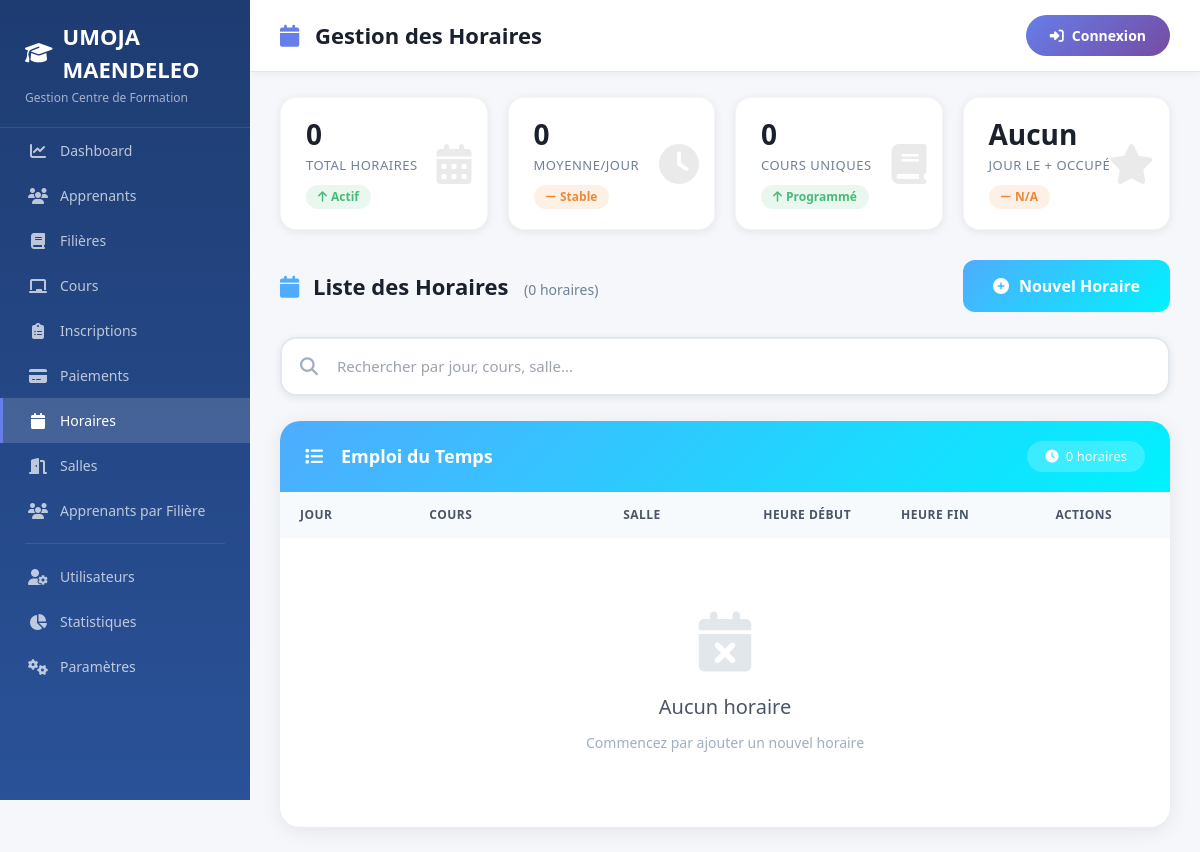
The app's page /pages/horaires.php, older data.
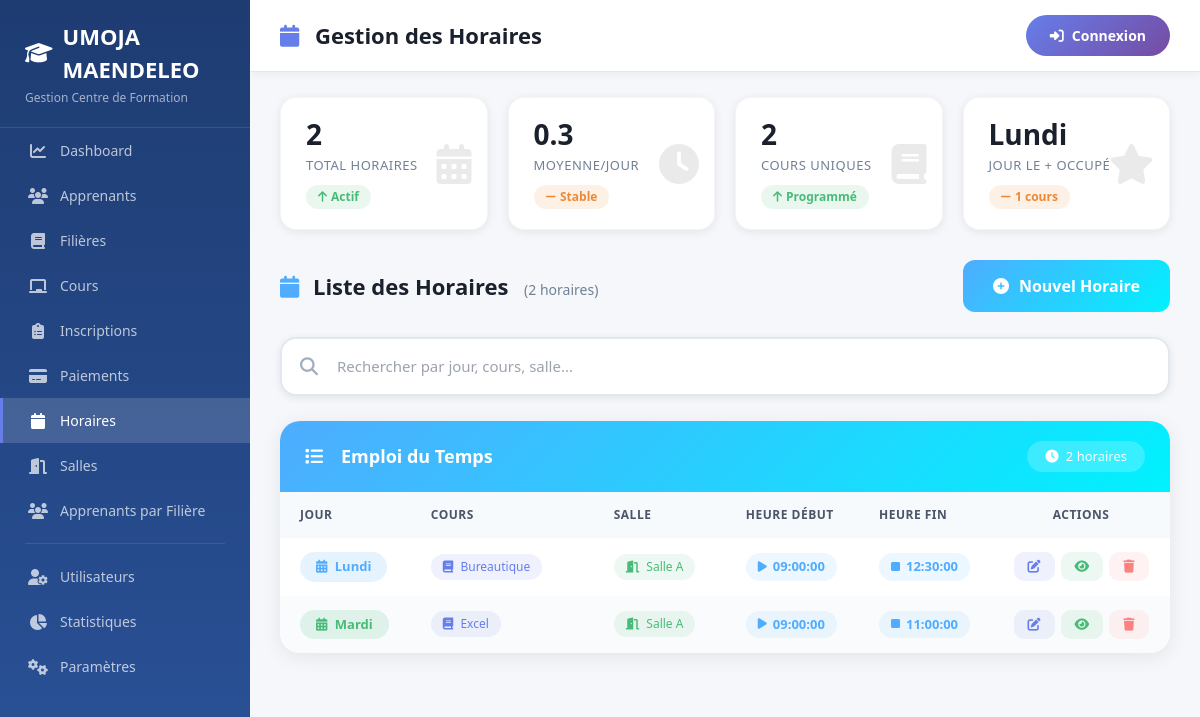
The same page, newer data.
### tables this page shows
CREATE TABLE `horaire` (
  `id_horaire` int(11) NOT NULL,
  `jour` varchar(20) NOT NULL,
  `heure_debut` time NOT NULL,
  `heure_fin` time NOT NULL,
  `id_salle` int(11) DEFAULT NULL,
  `id_cours` int(11) DEFAULT NULL
);

CREATE TABLE `cours` (
  `id_cours` int(11) NOT NULL,
  `nom` varchar(100) NOT NULL,
  `description` text DEFAULT NULL,
  `id_filiere` int(11) DEFAULT NULL
);

CREATE TABLE `salle` (
  `id_salle` int(11) NOT NULL,
  `nom` varchar(100) NOT NULL,
  `capacite` int(11) DEFAULT NULL
);

### classes/Horaire.php (called while the page is built, shortened)
<?php
class Horaire {
    private $conn;
    private $table = 'horaire';
    public function __construct($db) {
        $this->conn = $db;
    }
    public function getAll() {
        $query = "SELECT h.*, s.nom as salle_nom, c.nom as cours_nom
                  FROM " . $this->table . " h
                  LEFT JOIN salle s ON h.id_salle = s.id_salle
                  LEFT JOIN cours c ON h.id_cours = c.id_cours
                  ORDER BY h.jour ASC, h.heure_debut ASC";
        $stmt = $this->conn->prepare($query);
        $stmt->execute();
        return $stmt->fetchAll(PDO::FETCH_ASSOC);
    }
}

### pages/horaires.php (the view, shortened to what the changed rows need)
<?php
require_once __DIR__ . '/../classes/Horaire.php';
$database = new Database();
$db = $database->connect();
$horaire = new Horaire($db);
$horaires = $horaire->getAll();
include __DIR__ . '/../includes/header.php';
?>
<div class="page-wrapper">
    <div class="content-wrapper">
        <?php
        $total = count($horaires);
        $jours_stats = array_count_values(array_column($horaires, 'jour'));
        $jour_plus_occupe = !empty($jours_stats) ? array_keys($jours_stats, max($jours_stats))[0] : 'Aucun';
        $total_cours_unique = count(array_unique(array_column($horaires, 'id_cours')));
        ?>
        <div class="stats-grid">
            <div class="stat-card">
                <i class="fas fa-calendar-alt stat-icon"></i>
                <div class="stat-number"><?php echo $total; ?></div>
                <div class="stat-label">Total Horaires</div>
                <span class="stat-change up"><i class="fas fa-arrow-up"></i> Actif</span>
            </div>
            <div class="stat-card">
                <i class="fas fa-clock stat-icon"></i>
                <div class="stat-number"><?php echo $total > 0 ? round($total / 7, 1) : 0; ?></div>
                <div class="stat-label">Moyenne/Jour</div>
                <span class="stat-change neutral"><i class="fas fa-minus"></i> Stable</span>
            </div>
            <div class="stat-card">
                <i class="fas fa-book stat-icon"></i>
                <div class="stat-number"><?php echo $total_cours_unique; ?></div>
                <div class="stat-label">Cours Uniques</div>
                <span class="stat-change up"><i class="fas fa-arrow-up"></i> Programmé</span>
            </div>
            <div class="stat-card">
                <i class="fas fa-star stat-icon"></i>
                <div class="stat-number"><?php echo $jour_plus_occupe; ?></div>
                <div class="stat-label">Jour le + Occupé</div>
                <span class="stat-change neutral"><i class="fas fa-minus"></i> <?php echo isset($jours_stats[$jour_plus_occupe]) ? $jours_stats[$jour_plus_occupe] . ' cours' : 'N/A'; ?></span>
            </div>
        </div>
        <div style="display: flex; justify-content: space-between; align-items: center; margin-bottom: 25px; flex-wrap: wrap; gap: 15px;">
            <h2 style="font-size: 22px; font-weight: 700; color: #1a202c; margin: 0;">
                <i class="fas fa-calendar me-2" style="color: #4facfe;"></i>
                Liste des Horaires
                <span style="font-size: 14px; font-weight: 400; color: #718096; margin-left: 10px;">
                    (<?php echo $total; ?> horaires)
                </span>
            </h2>
        </div>
        <div class="table-container">
            <div class="table-header">
                <h3>
                    <i class="fas fa-list me-2"></i>
                    Emploi du Temps
                </h3>
                <span class="badge-count">
                    <i class="fas fa-clock me-1"></i>
                    <?php echo $total; ?> horaires
                </span>
            </div>
            <div class="table-responsive">
                <table id="horaireTable">
                    <thead>
                        <tr>
                            <th style="min-width: 120px;">Jour</th>
                            <th style="min-width: 180px;">Cours</th>
                            <th style="min-width: 130px;">Salle</th>
                            <th style="min-width: 100px;">Heure Début</th>
                            <th style="min-width: 100px;">Heure Fin</th>
                            <th style="min-width: 160px; text-align: center;">Actions</th>
                        </tr>
                    </thead>
                    <tbody id="tableBody">
                        <?php if (empty($horaires)): ?>
                            <tr>
                                <td colspan="6">
                                    <div class="empty-state">
                                        <i class="fas fa-calendar-times"></i>
                                        <h3>Aucun horaire</h3>
                                        <p>Commencez par ajouter un nouvel horaire</p>
                                    </div>
                                </td>
                            </tr>
                        <?php else: ?>
                            <?php foreach ($horaires as $index => $h):
                                $jour_class = strtolower($h['jour'] ?? 'lundi');
                                $jour_icons = [
                                    'lundi' => 'fa-calendar-alt',
                                    'mardi' => 'fa-calendar-alt',
                                    'mercredi' => 'fa-calendar-alt',
                                    'jeudi' => 'fa-calendar-alt',
                                    'vendredi' => 'fa-calendar-alt',
                                    'samedi' => 'fa-calendar-check',
                                    'dimanche' => 'fa-calendar-day'
                                ];
                            ?>
                            <tr style="animation-delay: <?php echo $index * 0.04; ?>s">
                                <td>
                                    <span class="day-badge <?php echo $jour_class; ?>">
                                        <i class="fas <?php echo $jour_icons[$jour_class] ?? 'fa-calendar-alt'; ?> me-1"></i>
                                        <?php echo htmlspecialchars($h['jour']); ?>
                                    </span>
                                </td>
                                <td>
                                    <span class="cours-badge">
                                        <i class="fas fa-book me-1"></i>
                                        <?php echo htmlspecialchars($h['cours_nom'] ?? '-'); ?>
                                    </span>
                                </td>
                                <td>
                                    <span class="salle-badge">
                                        <i class="fas fa-door-open me-1"></i>
                                        <?php echo htmlspecialchars($h['salle_nom'] ?? '-'); ?>
                                    </span>
                                </td>
                                <td>
                                    <span class="time-badge">
                                        <i class="fas fa-play"></i>
                                        <?php echo htmlspecialchars($h['heure_debut']); ?>
                                    </span>
                                </td>
                                <td>
                                    <span class="time-badge">
                                        <i class="fas fa-stop"></i>
                                        <?php echo htmlspecialchars($h['heure_fin']); ?>
                                    </span>
                                </td>
                                <td>
                                    <div class="btn-group-actions">
                                        <a href="?edit=<?php echo $h['id_horaire']; ?>" class="btn-action btn-edit" title="Modifier">
                                            <i class="fas fa-edit"></i>
                                        </a>
                                        <a href="#" class="btn-action btn-view" title="Voir détails" onclick="event.preventDefault(); alert('📋 Détails de l\'horaire #<?php echo $h['id_horaire']; ?>\n\n📅 Jour: <?php echo htmlspecialchars($h['jour']); ?>\n📚 Cours: <?php echo htmlspecialchars($h['cours_nom'] ?? '-'); ?>\n🚪 Salle: <?php echo htmlspecialchars($h['salle_nom'] ?? '-'); ?>\n⏰ Début: <?php echo htmlspecialchars($h['heure_debut']); ?>\n⏰ Fin: <?php echo htmlspecialchars($h['heure_fin']); ?>')">
                                            <i class="fas fa-eye"></i>
                                        </a>
                                        <a href="?delete=<?php echo $h['id_horaire']; ?>" class="btn-action btn-delete" title="Supprimer" onclick="return confirm('Êtes-vous sûr de vouloir supprimer cet horaire ? Cette action est irréversible.')">
                                            <i class="fas fa-trash"></i>
                                        </a>
                                    </div>
                                </td>
                            </tr>
                            <?php endforeach; ?>
                        <?php endif; ?>
                    </tbody>
                </table>
            </div>
        </div>
    </div>
</div>
<?php include __DIR__ . '/../includes/footer.php'; ?>

Row changes from the older to the newer data that the page shows:
added horaire: jour "Lundi", id_cours.nom "Bureautique", id_salle.nom "Salle A", heure_debut "09:00:00", heure_fin "12:30:00"
added horaire: jour "Mardi", id_cours.nom "Excel", id_salle.nom "Salle A", heure_debut "09:00:00", heure_fin "11:00:00"
Text that changed along with them:
$total: "0" → "2"
$total / 7: (not shown) → "0.3"
$total_cours_unique: "0" → "2"
$jour_plus_occupe: "Aucun" → "Lundi"
$jours_stats[$jour_plus_occupe]: (not shown) → "1"
text no longer shown: "0 N/A Aucun horaire Commencez par ajouter un nouvel horaire"
text now shown: "cours"
